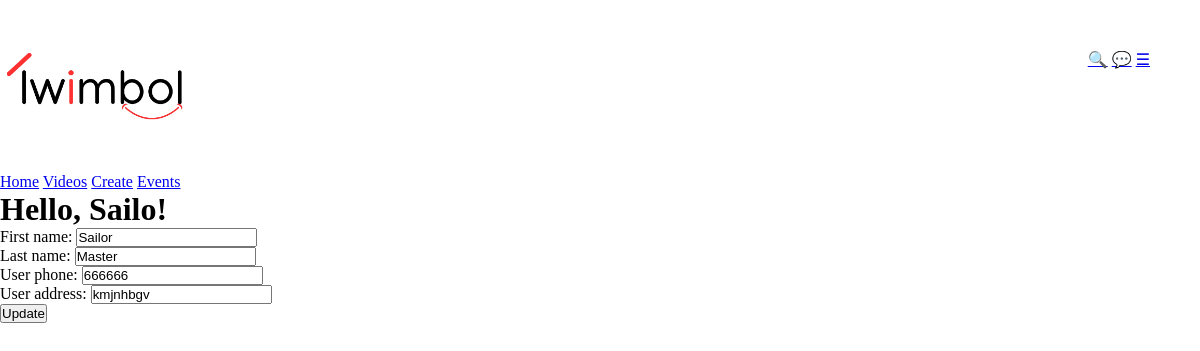
The page /user/ (signed in) on the database its author committed.
### user/models.py (models this page shows, shortened)
class UserProfile(models.Model):
    user = models.OneToOneField(User, on_delete=models.CASCADE, related_name='profile')
    first_name = models.CharField(max_length=50, null=True)
    last_name = models.CharField(max_length=50, null=True)
    user_phone = models.CharField(max_length=50, null=True)
    user_address = models.CharField(max_length=50, null=True)
    user_type = models.CharField(max_length=50, default='regular')
    user_status = models.CharField(max_length=50, default=1)
    created_at = models.DateTimeField(auto_now_add=True)

### user/views.py (the view)
# urls.py: path('', views.user_manager, name='user_manager'),
def user_manager(request):
    if request.user.is_authenticated:
        user = request.user
        profile = user.profile
        if(user.profile):
            if request.method == 'POST':
                user_profile_form = UserProfileForm(request.POST, instance=profile)
                if user_profile_form.is_valid():
                    user_profile_form.save()
                    return redirect('user_manager')
            else:
                user_profile_form = UserProfileForm(instance=profile)
        else:
            UserProfile.objects.create(
                user=User.objects.get(username=user.username),
            )
        context = {
            'message': 'Logged in',
            'user': user,
            'form': user_profile_form,
            'profile': profile
            }
    else:
        return redirect('login')
    return render(request, 'user.html', context)

### user/forms.py
class UserProfileForm(ModelForm):
    class Meta:
        model = UserProfile
        fields = ['first_name', 'last_name', 'user_phone', 'user_address']

### app/templates/user.html (shortened to what this page needs)
{% extends 'base.html' %}
{% block content %}
<h1>Hello, {{user|title}}!</h1>
<form action="" method="post">
    {{form.as_p}}
    <input type="submit" value="Update">
</form>
{% endblock %}

### app/static/css/style.css (style rules this page uses)
* { margin: 0; padding: 0; outline: none; }

### rows shown on the page
UserProfile: first_name "Sailor", last_name "Master", user_phone "666666", user_address "kmjnhbgv"

### other values the page prints
{{ user|title }} "Sailo"
